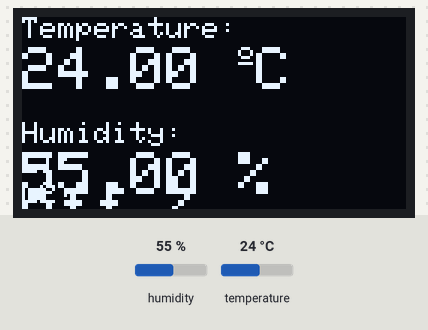
The sketch below on a simulated ESP32. Shown: 128×64 one-colour display. Inputs (shaded band) come from the test bench; at power-on: humidity 55 %, temperature 24 °C. WiFi joins after 1.5 s; servers stay silent unless stated; the display library's start-up logo is not drawn; what the sketch prints to the serial monitor is not drawn.

Above: at 3.1 s.
3.2 s: humidity set to 22 %
At 5.1 s:
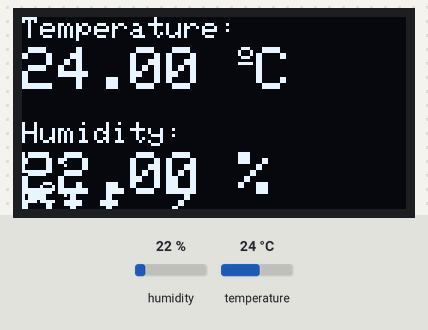
5.9 s: temperature set to 12 °C
At 6.5 s:
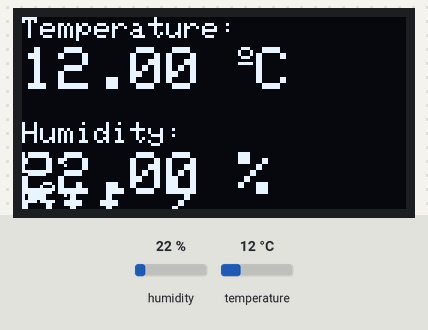
8.6 s: humidity set to 40 %
At 11.4 s:
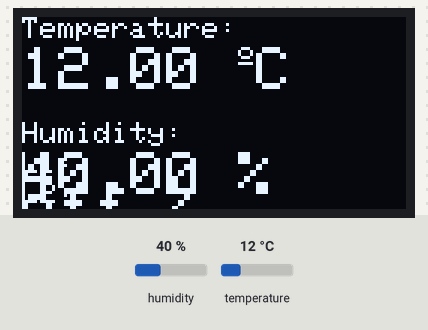
11.7 s: temperature set to 19 °C
At 13.0 s:
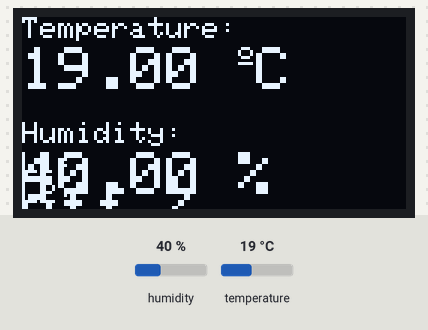
Timing chart, 0 to 14.7 s (numbered marks = the images above; inputs shaded):
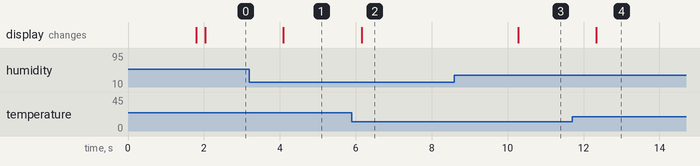

The sketch:

HOMEAUTOMATION.ino
```cpp
#define BLYNK_TEMPLATE_ID "TMPL-Yu4i3w_"
#define BLYNK_DEVICE_NAME "HOMEAUTOMATION"
#define BLYNK_AUTH_TOKEN "OFtT8jPkLDNkWe4Fx4THUgKycu8HwtqC"

#include <Wire.h>
#include "DHT.h"
#include <Adafruit_GFX.h>
#include <Adafruit_SSD1306.h>
char auth[] = BLYNK_AUTH_TOKEN;
char ssid[] = "MKYBdilza";
char pass[] = "kunaldilza01";
#define BLYNK_PRINT Serial
#include <WiFi.h>
#include <BlynkSimpleEsp32.h>

Adafruit_SSD1306 display = Adafruit_SSD1306(128, 64, &Wire, -1);
unsigned long delayTime;

// Uncomment one of the lines below for whatever DHT sensor type you're using!
#define DHTTYPE DHT11 // DHT 11
//#define DHTTYPE DHT21 // DHT 21 (AM2301)
//#define DHTTYPE DHT22 // DHT 22 (AM2302), AM2321
//DHT Sensor;
uint8_t DHTPin = 27;
DHT dht(DHTPin, DHTTYPE);
float Temperature;
float Humidity;
String L1="off";
String L2="off";
#define pinL1 12
#define pinL2 14

void setup() {
  Serial.begin(9600);
  pinMode(DHTPin, INPUT);
  Blynk.begin(BLYNK_AUTH_TOKEN, ssid, pass);
  dht.begin();
  // by default, we'll generate the high voltage from the 3.3v line internally! (neat!)
  display.begin(SSD1306_SWITCHCAPVCC, 0x3C);  // initialize with the I2C addr 0x3C (for the 128x64)
   // init done
  display.display();
  delay(100);
  display.clearDisplay();
  display.display();
  display.setTextSize(1.75);
  display.setTextColor(WHITE);
}
void loop() {

  Humidity = dht.readHumidity();

  Temperature = dht.readTemperature();


  if (isnan(Humidity) || isnan(Temperature))
  {
    Serial.println(F("Failed to read from DHT sensor!"));
    return;
  }

  Serial.print(F("Humidity: "));
  Serial.println(Humidity);
  Serial.print(F("%  Temperature: "));
  Serial.print(Temperature);
  Serial.println(F("°C "));
  Serial.print(F("L1 "));
  Serial.println(L1);
  Serial.print(F("L2 "));
   Serial.println(L2);

  display.setCursor(0,0);
  display.clearDisplay();

  display.setTextSize(1);
  display.setCursor(0,0);
  display.print("Temperature: ");
  display.setTextSize(2);
  display.setCursor(0,10);
  display.print(Temperature);
  display.print(" ");
  display.setTextSize(1);
  display.cp437(true);
  display.write(167);
  display.setTextSize(2);
  display.print("C");

  // display humidity
  display.setTextSize(1);
  display.setCursor(0, 35);
  display.print("Humidity: ");
  display.setTextSize(2);
  display.setCursor(0, 45);
  display.print(Humidity);
  display.print(" %");


  // display humidity
  display.setTextSize(1);
  display.setCursor(0, 45);
  display.print("L1: ");
  display.setTextSize(2);
  display.setCursor(0, 55);
  display.print(L1);
  display.print(" %");


  // display humidity
  display.setTextSize(1);
  display.setCursor(0, 55);
  display.print("L2: ");
  display.setTextSize(2);
  display.setCursor(0, 65);
  display.print(L2);
  display.print(" %");


   display.display();
  delay(10);

}
BLYNK_WRITE(V2)
{
  int i= param.asInt();
  if(i)
  {
    digitalWrite(pinL2,HIGH);
    L2= "ON";
  }
  else
  {
   digitalWrite(pinL2,LOW);
   L2= "OFF";
  }
}
BLYNK_WRITE(V3)
{
  int i= param.asInt();
  if(i)
  {
    digitalWrite(pinL2,HIGH);
    L2= "ON";
  }
  else
  {
   digitalWrite(pinL2,LOW);
   L2= "OFF";
  }
}
```

Measured:
- after the input at 3.2 s, the display: changes after 0.89 s (image 1)
- after the input at 5.9 s, the display: changes after 0.25 s (image 2)
- after the input at 8.6 s, the display: changes after 1.7 s (image 3)
- after the input at 11.7 s, the display: changes after 0.64 s (image 4)
